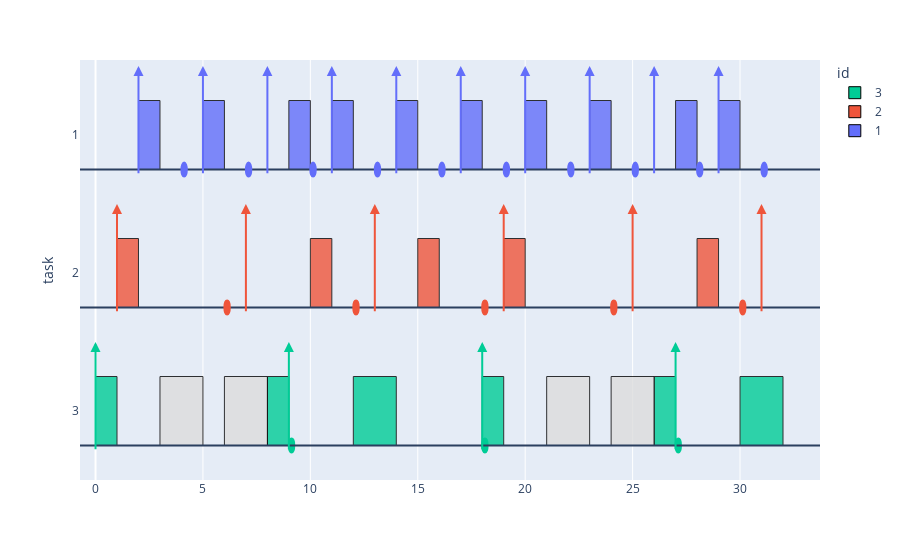

This figure's notebook cell:
### Code cell
plot_gantt(tasks, df_traces)

### Figure 1 — Plotly figure (JSON) as saved in the notebook; plotly's stock layout.template omitted (floating-point values rounded to 4 significant figures)
{"data": [{"alignmentgroup": "True", "base": [0, 8, 12, 18, 26, 30], "hovertemplate": "id=3<br>start=%{base}<br>end=%{x}<br>task=%{y}<extra></extra>", "legendgroup": "3", "marker": {"color": "#00CC96", "line": {"color": "black", "width": 1}, "opacity": 0.8}, "name": "3", "offsetgroup": "3", "orientation": "h", "showlegend": true, "textposition": "auto", "type": "bar", "width": 0.5, "x": [1, 1, 2, 1, 1, 2], "xaxis": "x", "y": [3, 3, 3, 3, 3, 3], "yaxis": "y"}, {"alignmentgroup": "True", "base": [1, 10, 15, 19, 28], "hovertemplate": "id=2<br>start=%{base}<br>end=%{x}<br>task=%{y}<extra></extra>", "legendgroup": "2", "marker": {"color": "#EF553B", "line": {"color": "black", "width": 1}, "opacity": 0.8}, "name": "2", "offsetgroup": "2", "orientation": "h", "showlegend": true, "textposition": "auto", "type": "bar", "width": 0.5, "x": [1, 1, 1, 1, 1], "xaxis": "x", "y": [2, 2, 2, 2, 2], "yaxis": "y"}, {"alignmentgroup": "True", "base": [2, 5, 9, 11, 14, 17, 20, 23, 27, 29], "hovertemplate": "id=1<br>start=%{base}<br>end=%{x}<br>task=%{y}<extra></extra>", "legendgroup": "1", "marker": {"color": "#636EFA", "line": {"color": "black", "width": 1}, "opacity": 0.8}, "name": "1", "offsetgroup": "1", "orientation": "h", "showlegend": true, "textposition": "auto", "type": "bar", "width": 0.5, "x": [1, 1, 1, 1, 1, 1, 1, 1, 1, 1], "xaxis": "x", "y": [1, 1, 1, 1, 1, 1, 1, 1, 1, 1], "yaxis": "y"}, {"alignmentgroup": "True", "base": [3, 6, 21, 24], "hovertemplate": "id=0<br>start=%{base}<br>end=%{x}<br>task=%{y}<extra></extra>", "legendgroup": "0", "marker": {"color": "#DDDDDD", "line": {"color": "black", "width": 1}, "opacity": 0.8}, "name": "0", "offsetgroup": "0", "orientation": "h", "showlegend": false, "textposition": "auto", "type": "bar", "width": 0.5, "x": [2, 2, 2, 2], "xaxis": "x", "y": [3, 3, 3, 3], "yaxis": "y"}], "layout": {"annotations": [{"arrowcolor": "#00CC96", "arrowhead": 2, "arrowwidth": 2, "ax": 0, "axref": "x", "ay": -0.35, "ayref": "y", "showarrow": true, "x": 0, "y": 0.5}, {"arrowcolor": "#00CC96", "arrowhead": 2, "arrowwidth": 2, "ax": 9, "axref": "x", "ay": -0.35, "ayref": "y", "showarrow": true, "x": 9, "y": 0.5}, {"arrowcolor": "#00CC96", "arrowhead": 2, "arrowwidth": 2, "ax": 18, "axref": "x", "ay": -0.35, "ayref": "y", "showarrow": true, "x": 18, "y": 0.5}, {"arrowcolor": "#00CC96", "arrowhead": 2, "arrowwidth": 2, "ax": 27, "axref": "x", "ay": -0.35, "ayref": "y", "showarrow": true, "x": 27, "y": 0.5}, {"arrowcolor": "#EF553B", "arrowhead": 2, "arrowwidth": 2, "ax": 1, "axref": "x", "ay": 0.65, "ayref": "y", "showarrow": true, "x": 1, "y": 1.5}, {"arrowcolor": "#EF553B", "arrowhead": 2, "arrowwidth": 2, "ax": 7, "axref": "x", "ay": 0.65, "ayref": "y", "showarrow": true, "x": 7, "y": 1.5}, {"arrowcolor": "#EF553B", "arrowhead": 2, "arrowwidth": 2, "ax": 13, "axref": "x", "ay": 0.65, "ayref": "y", "showarrow": true, "x": 13, "y": 1.5}, {"arrowcolor": "#EF553B", "arrowhead": 2, "arrowwidth": 2, "ax": 19, "axref": "x", "ay": 0.65, "ayref": "y", "showarrow": true, "x": 19, "y": 1.5}, {"arrowcolor": "#EF553B", "arrowhead": 2, "arrowwidth": 2, "ax": 25, "axref": "x", "ay": 0.65, "ayref": "y", "showarrow": true, "x": 25, "y": 1.5}, {"arrowcolor": "#EF553B", "arrowhead": 2, "arrowwidth": 2, "ax": 31, "axref": "x", "ay": 0.65, "ayref": "y", "showarrow": true, "x": 31, "y": 1.5}, {"arrowcolor": "#636EFA", "arrowhead": 2, "arrowwidth": 2, "ax": 2, "axref": "x", "ay": 1.65, "ayref": "y", "showarrow": true, "x": 2, "y": 2.5}, {"arrowcolor": "#636EFA", "arrowhead": 2, "arrowwidth": 2, "ax": 5, "axref": "x", "ay": 1.65, "ayref": "y", "showarrow": true, "x": 5, "y": 2.5}, {"arrowcolor": "#636EFA", "arrowhead": 2, "arrowwidth": 2, "ax": 8, "axref": "x", "ay": 1.65, "ayref": "y", "showarrow": true, "x": 8, "y": 2.5}, {"arrowcolor": "#636EFA", "arrowhead": 2, "arrowwidth": 2, "ax": 11, "axref": "x", "ay": 1.65, "ayref": "y", "showarrow": true, "x": 11, "y": 2.5}, {"arrowcolor": "#636EFA", "arrowhead": 2, "arrowwidth": 2, "ax": 14, "axref": "x", "ay": 1.65, "ayref": "y", "showarrow": true, "x": 14, "y": 2.5}, {"arrowcolor": "#636EFA", "arrowhead": 2, "arrowwidth": 2, "ax": 17, "axref": "x", "ay": 1.65, "ayref": "y", "showarrow": true, "x": 17, "y": 2.5}, {"arrowcolor": "#636EFA", "arrowhead": 2, "arrowwidth": 2, "ax": 20, "axref": "x", "ay": 1.65, "ayref": "y", "showarrow": true, "x": 20, "y": 2.5}, {"arrowcolor": "#636EFA", "arrowhead": 2, "arrowwidth": 2, "ax": 23, "axref": "x", "ay": 1.65, "ayref": "y", "showarrow": true, "x": 23, "y": 2.5}, {"arrowcolor": "#636EFA", "arrowhead": 2, "arrowwidth": 2, "ax": 26, "axref": "x", "ay": 1.65, "ayref": "y", "showarrow": true, "x": 26, "y": 2.5}, {"arrowcolor": "#636EFA", "arrowhead": 2, "arrowwidth": 2, "ax": 29, "axref": "x", "ay": 1.65, "ayref": "y", "showarrow": true, "x": 29, "y": 2.5}], "barmode": "overlay", "legend": {"title": {"text": "id"}, "tracegroupgap": 0}, "margin": {"t": 60}, "shapes": [{"type": "line", "x0": 0, "x1": 1, "xref": "x domain", "y0": 1.75, "y1": 1.75, "yref": "y"}, {"fillcolor": "#00CC96", "line": {"color": "#00CC96"}, "type": "circle", "x0": 9, "x1": 9.25, "xref": "x", "y0": -0.3, "y1": -0.2, "yref": "y"}, {"fillcolor": "#00CC96", "line": {"color": "#00CC96"}, "type": "circle", "x0": 18, "x1": 18.25, "xref": "x", "y0": -0.3, "y1": -0.2, "yref": "y"}, {"fillcolor": "#00CC96", "line": {"color": "#00CC96"}, "type": "circle", "x0": 27, "x1": 27.25, "xref": "x", "y0": -0.3, "y1": -0.2, "yref": "y"}, {"type": "line", "x0": 0, "x1": 1, "xref": "x domain", "y0": 0.75, "y1": 0.75, "yref": "y"}, {"fillcolor": "#EF553B", "line": {"color": "#EF553B"}, "type": "circle", "x0": 6, "x1": 6.25, "xref": "x", "y0": 0.7, "y1": 0.8, "yref": "y"}, {"fillcolor": "#EF553B", "line": {"color": "#EF553B"}, "type": "circle", "x0": 12, "x1": 12.25, "xref": "x", "y0": 0.7, "y1": 0.8, "yref": "y"}, {"fillcolor": "#EF553B", "line": {"color": "#EF553B"}, "type": "circle", "x0": 18, "x1": 18.25, "xref": "x", "y0": 0.7, "y1": 0.8, "yref": "y"}, {"fillcolor": "#EF553B", "line": {"color": "#EF553B"}, "type": "circle", "x0": 24, "x1": 24.25, "xref": "x", "y0": 0.7, "y1": 0.8, "yref": "y"}, {"fillcolor": "#EF553B", "line": {"color": "#EF553B"}, "type": "circle", "x0": 30, "x1": 30.25, "xref": "x", "y0": 0.7, "y1": 0.8, "yref": "y"}, {"type": "line", "x0": 0, "x1": 1, "xref": "x domain", "y0": -0.25, "y1": -0.25, "yref": "y"}, {"fillcolor": "#636EFA", "line": {"color": "#636EFA"}, "type": "circle", "x0": 4, "x1": 4.25, "xref": "x", "y0": 1.7, "y1": 1.8, "yref": "y"}, {"fillcolor": "#636EFA", "line": {"color": "#636EFA"}, "type": "circle", "x0": 7, "x1": 7.25, "xref": "x", "y0": 1.7, "y1": 1.8, "yref": "y"}, {"fillcolor": "#636EFA", "line": {"color": "#636EFA"}, "type": "circle", "x0": 10, "x1": 10.25, "xref": "x", "y0": 1.7, "y1": 1.8, "yref": "y"}, {"fillcolor": "#636EFA", "line": {"color": "#636EFA"}, "type": "circle", "x0": 13, "x1": 13.25, "xref": "x", "y0": 1.7, "y1": 1.8, "yref": "y"}, {"fillcolor": "#636EFA", "line": {"color": "#636EFA"}, "type": "circle", "x0": 16, "x1": 16.25, "xref": "x", "y0": 1.7, "y1": 1.8, "yref": "y"}, {"fillcolor": "#636EFA", "line": {"color": "#636EFA"}, "type": "circle", "x0": 19, "x1": 19.25, "xref": "x", "y0": 1.7, "y1": 1.8, "yref": "y"}, {"fillcolor": "#636EFA", "line": {"color": "#636EFA"}, "type": "circle", "x0": 22, "x1": 22.25, "xref": "x", "y0": 1.7, "y1": 1.8, "yref": "y"}, {"fillcolor": "#636EFA", "line": {"color": "#636EFA"}, "type": "circle", "x0": 25, "x1": 25.25, "xref": "x", "y0": 1.7, "y1": 1.8, "yref": "y"}, {"fillcolor": "#636EFA", "line": {"color": "#636EFA"}, "type": "circle", "x0": 28, "x1": 28.25, "xref": "x", "y0": 1.7, "y1": 1.8, "yref": "y"}, {"fillcolor": "#636EFA", "line": {"color": "#636EFA"}, "type": "circle", "x0": 31, "x1": 31.25, "xref": "x", "y0": 1.7, "y1": 1.8, "yref": "y"}], "xaxis": {"anchor": "y", "domain": [0, 1], "type": "linear"}, "yaxis": {"anchor": "x", "categoryorder": "category descending", "domain": [0, 1], "title": {"text": "task"}, "type": "category"}}}
